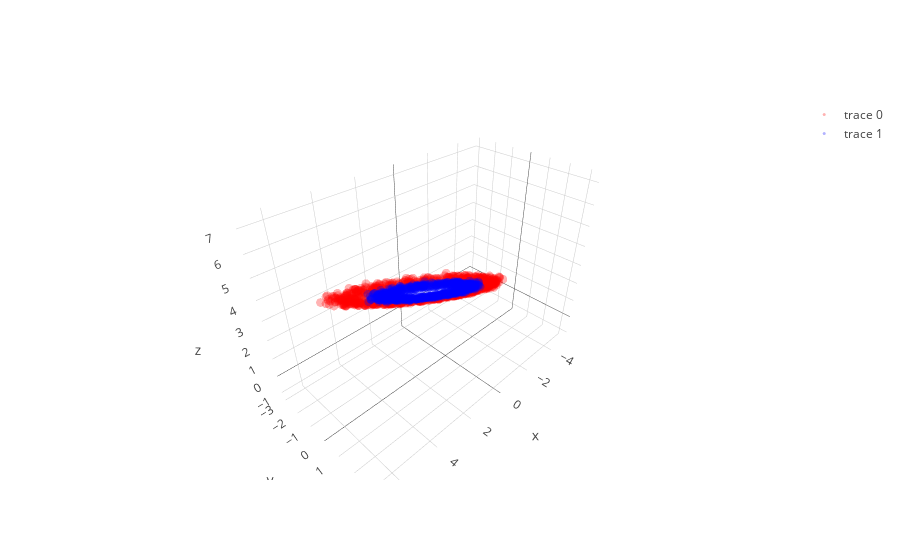

Notebook cell for this chart:
### Code cell
trysss = np.array([
    [1,2,2],
    [-2,1,0]
])
jksafbdskj6 = X@ trysss + np.array([[1,0,3]])
trace1 = go.Scatter3d(
    x=jksafbdskj6[y==0,0],
    y=jksafbdskj6[y==0,1],
    z=jksafbdskj6[y==0,2],
    mode='markers',
    line=dict(color='red',width=0.5),
    marker=dict(size=3,opacity=0.3)
)
trace2 = go.Scatter3d(
    x=jksafbdskj6[y==1,0],
    y=jksafbdskj6[y==1,1],
    z=jksafbdskj6[y==1,2],
    mode='markers',
    line=dict(color='blue',width=0.5),
    marker=dict(size=3,opacity=0.3)
)
data = [trace1,trace2]
fig  = go.Figure(data=data)
iplot(fig)

### Figure 1 — Plotly figure (JSON) as saved in the notebook; plotly's stock layout.template omitted (floating-point values rounded to 4 significant figures; data arrays with more than 128 entries replaced by an {"elided": "..."} marker saying what was removed)
{"data": [{"line": {"color": "red", "width": 0.5}, "marker": {"opacity": 0.3, "size": 3}, "mode": "markers", "type": "scatter3d", "uid": "2d44be27-6f9a-4437-bef4-29caf0707ebf", "x": {"elided": "750 float values"}, "y": {"elided": "750 float values"}, "z": {"elided": "750 float values"}}, {"line": {"color": "blue", "width": 0.5}, "marker": {"opacity": 0.3, "size": 3}, "mode": "markers", "type": "scatter3d", "uid": "71e5077b-745c-4729-b088-b5cbbce8ef40", "x": {"elided": "750 float values"}, "y": {"elided": "750 float values"}, "z": {"elided": "750 float values"}}], "layout": {}}
